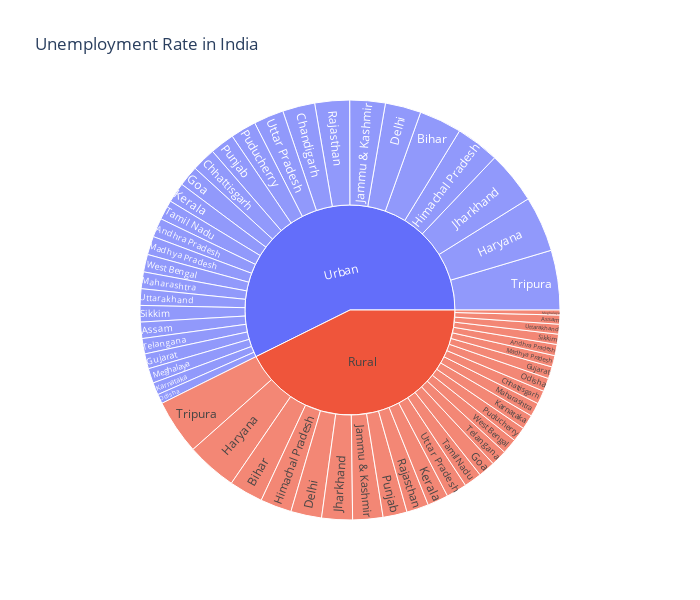

Notebook source saved alongside this figure:
### Markdown cell above
## Unemployment rate with repect to Area

### Code cell
import pandas as pd
import plotly.express as px

# Assuming 'Area' contains non-leaf rows, you may need to aggregate or filter your data
# For example, you can aggregate the data by taking the mean of the 'Estimated Unemployment Rate'

unemployment = data[['States', 'Area', 'Estimated Unemployment Rate']]

# Aggregating by taking the mean of the 'Estimated Unemployment Rate'
aggregated_data = unemployment.groupby(['States', 'Area'], as_index=False).mean()

figure = px.sunburst(aggregated_data, path=['Area', 'States'],
                     values='Estimated Unemployment Rate',
                     width=700, height=600, color_continuous_scale='RdYlGn',
                     title="Unemployment Rate in India")

figure.show()

### Figure 1 — Plotly figure (JSON) as saved in the notebook; plotly's stock layout.template omitted (floating-point values rounded to 4 significant figures)
{"data": [{"branchvalues": "total", "domain": {"x": [0, 1], "y": [0, 1]}, "hovertemplate": "labels=%{label}<br>Estimated Unemployment Rate=%{value}<br>parent=%{parent}<br>id=%{id}<extra></extra>", "ids": ["Rural/Andhra Pradesh", "Urban/Andhra Pradesh", "Rural/Assam", "Urban/Assam", "Rural/Bihar", "Urban/Bihar", "Urban/Chandigarh", "Rural/Chhattisgarh", "Urban/Chhattisgarh", "Rural/Delhi", "Urban/Delhi", "Rural/Goa", "Urban/Goa", "Rural/Gujarat", "Urban/Gujarat", "Rural/Haryana", "Urban/Haryana", "Rural/Himachal Pradesh", "Urban/Himachal Pradesh", "Rural/Jammu & Kashmir", "Urban/Jammu & Kashmir", "Rural/Jharkhand", "Urban/Jharkhand", "Rural/Karnataka", "Urban/Karnataka", "Rural/Kerala", "Urban/Kerala", "Rural/Madhya Pradesh", "Urban/Madhya Pradesh", "Rural/Maharashtra", "Urban/Maharashtra", "Rural/Meghalaya", "Urban/Meghalaya", "Rural/Odisha", "Urban/Odisha", "Rural/Puducherry", "Urban/Puducherry", "Rural/Punjab", "Urban/Punjab", "Rural/Rajasthan", "Urban/Rajasthan", "Rural/Sikkim", "Urban/Sikkim", "Rural/Tamil Nadu", "Urban/Tamil Nadu", "Rural/Telangana", "Urban/Telangana", "Rural/Tripura", "Urban/Tripura", "Rural/Uttar Pradesh", "Urban/Uttar Pradesh", "Rural/Uttarakhand", "Urban/Uttarakhand", "Rural/West Bengal", "Urban/West Bengal", "Rural", "Urban"], "labels": ["Andhra Pradesh", "Andhra Pradesh", "Assam", "Assam", "Bihar", "Bihar", "Chandigarh", "Chhattisgarh", "Chhattisgarh", "Delhi", "Delhi", "Goa", "Goa", "Gujarat", "Gujarat", "Haryana", "Haryana", "Himachal Pradesh", "Himachal Pradesh", "Jammu & Kashmir", "Jammu & Kashmir", "Jharkhand", "Jharkhand", "Karnataka", "Karnataka", "Kerala", "Kerala", "Madhya Pradesh", "Madhya Pradesh", "Maharashtra", "Maharashtra", "Meghalaya", "Meghalaya", "Odisha", "Odisha", "Puducherry", "Puducherry", "Punjab", "Punjab", "Rajasthan", "Rajasthan", "Sikkim", "Sikkim", "Tamil Nadu", "Tamil Nadu", "Telangana", "Telangana", "Tripura", "Tripura", "Uttar Pradesh", "Uttar Pradesh", "Uttarakhand", "Uttarakhand", "West Bengal", "West Bengal", "Rural", "Urban"], "name": "", "parents": ["Rural", "Urban", "Rural", "Urban", "Rural", "Urban", "Urban", "Rural", "Urban", "Rural", "Urban", "Rural", "Urban", "Rural", "Urban", "Rural", "Urban", "Rural", "Urban", "Rural", "Urban", "Rural", "Urban", "Rural", "Urban", "Rural", "Urban", "Rural", "Urban", "Rural", "Urban", "Rural", "Urban", "Rural", "Urban", "Rural", "Urban", "Rural", "Urban", "Rural", "Urban", "Rural", "Urban", "Rural", "Urban", "Rural", "Urban", "Rural", "Urban", "Rural", "Urban", "Rural", "Urban", "Rural", "Urban", "", ""], "type": "sunburst", "values": [5.526, 9.428, 4.491, 8.089, 16.77, 21.07, 15.99, 6.629, 11.85, 15.26, 17.73, 8.39, 10.16, 5.917, 7.411, 25.01, 27.55, 15.5, 21.58, 14.95, 17.55, 15.22, 25.95, 7.224, 6.128, 10.34, 9.906, 5.654, 9.159, 6.81, 8.305, 2.475, 7.302, 6.613, 4.703, 7.263, 12.75, 11.92, 12.14, 10.93, 17.19, 5.08, 8.153, 8.776, 9.793, 7.864, 7.612, 27.17, 29.53, 10.21, 14.89, 4.882, 8.162, 7.572, 8.677, 274.5, 368.8]}], "layout": {"height": 600, "legend": {"tracegroupgap": 0}, "title": {"text": "Unemployment Rate in India"}, "width": 700}}
